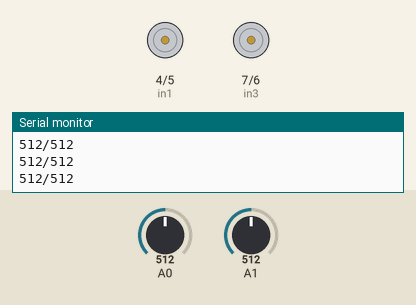
Bench run of a sketch on a simulated Arduino Uno, built with avr-gcc and run on an emulated ATmega328P. Shown: motor-driver pin pairs drawn as motors (green arrow = first pin HIGH = forward, orange = second pin HIGH = backward, longer = more drive, scaled by the enable pin), the last lines printed to the serial monitor. The inputs (shaded band) are chosen by the test bench; at power-on: A0 = 512, A1 = 512.

Above: at 1.2 s.
1.3 s: A0 set to 560
2.8 s: A0 set to 992
At 4.0 s:
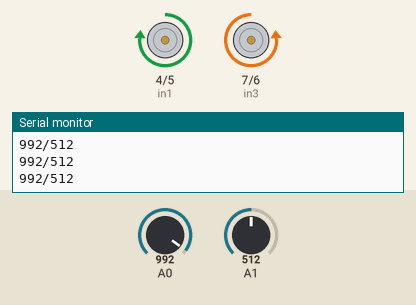
4.3 s: A0 set to 1014
At 5.2 s:
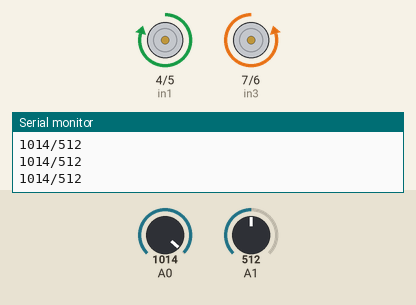
5.8 s: A0 set to 900
At 6.2 s:
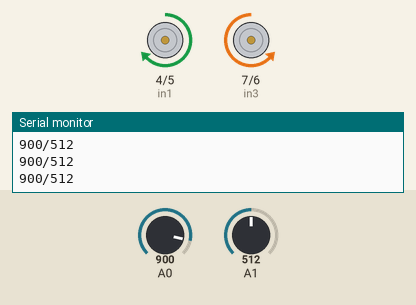
7.3 s: A1 set to 982
8.8 s: A1 set to 1010
Timing chart, 0 to 11.3 s (numbered marks = the images above; inputs shaded):
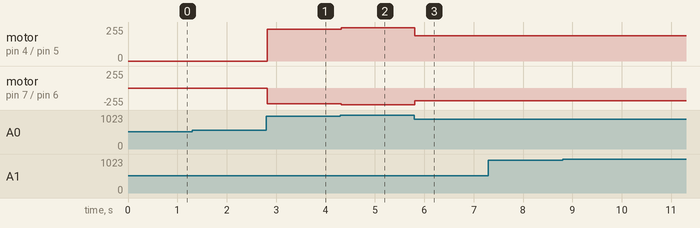

Measured:
- after the input at 2.8 s, motor on pin 4 (in1) / pin 5 (in2): stopped → forward 238/255 at once; motor on pin 7 (in3) / pin 6 (in4): stopped → backward 238/255 at once
- after the input at 4.3 s, motor on pin 4 (in1) / pin 5 (in2): forward 238/255 → forward 250/255 at once; motor on pin 7 (in3) / pin 6 (in4): backward 238/255 → backward 250/255 at once
- after the input at 5.8 s, motor on pin 4 (in1) / pin 5 (in2): forward 250/255 → forward 188/255 at once; motor on pin 7 (in3) / pin 6 (in4): backward 250/255 → backward 188/255 at once

The sketch:

Project2_JoystickCode_Simplified.ino
```cpp
#define enA 9
#define in1 4
#define in2 5
#define enB 10
#define in3 7
#define in4 6

int motorSpeedA = 0;
int motorSpeedB = 0;

void setup() {
  Serial.begin(9600);

  pinMode(enA, OUTPUT);
  pinMode(enB, OUTPUT);
  pinMode(in1, OUTPUT);
  pinMode(in2, OUTPUT);
  pinMode(in3, OUTPUT);
  pinMode(in4, OUTPUT);
}

void loop() {
  int xAxis = analogRead(A0); // Read Joysticks X-axis
  int yAxis = analogRead(A1); // Read Joysticks Y-axis
  Serial.print(xAxis);
  Serial.print("/");
  Serial.println(yAxis);


  // Y-axis used for forward and backward control
  if (yAxis < 470) {
    // Set Motor A backward
    digitalWrite(in1, HIGH);
    digitalWrite(in2, LOW);
    // Set Motor B backward
    digitalWrite(in3, HIGH);
    digitalWrite(in4, LOW);
    // Convert the declining Y-axis readings for going backward from 470 to 0 into 0 to 255 value for the PWM signal for increasing the motor speed
    motorSpeedA = map(yAxis, 470, 0, 0, 255);
    motorSpeedB = map(yAxis, 470, 0, 0, 255);
  }
  else if (yAxis > 550) {
    // Set Motor A forward
    digitalWrite(in1, LOW);
    digitalWrite(in2, HIGH);
    // Set Motor B forward
    digitalWrite(in3, LOW);
    digitalWrite(in4, HIGH);
    // Convert the increasing Y-axis readings for going forward from 550 to 1023 into 0 to 255 value for the PWM signal for increasing the motor speed
    motorSpeedA = map(yAxis, 550, 1023, 0, 255);
    motorSpeedB = map(yAxis, 550, 1023, 0, 255);
  }
  // If joystick stays in middle the motors are not moving
  else {
    motorSpeedA = 0;
    motorSpeedB = 0;
  }

  // X-axis used for left and right control
  if (xAxis < 470) {
    digitalWrite(in1, LOW);
    digitalWrite(in2, HIGH);
    // Set Motor B backward
    digitalWrite(in3, HIGH);
    digitalWrite(in4, LOW);
    // Convert the declining Y-axis readings for going backward from 470 to 0 into 0 to 255 value for the PWM signal for increasing the motor speed
    motorSpeedA = map(xAxis, 470, 0, 0, 255);
    motorSpeedB = map(xAxis, 470, 0, 0, 255);

    }

  if (xAxis > 550) {
     // Set Motor A forward
    digitalWrite(in1, HIGH);
    digitalWrite(in2, LOW);
    // Set Motor B forward
    digitalWrite(in3, LOW);
    digitalWrite(in4, HIGH);
    // Convert the increasing Y-axis readings for going forward from 550 to 1023 into 0 to 255 value for the PWM signal for increasing the motor speed
    motorSpeedA = map(xAxis, 550, 1023, 0, 255);
    motorSpeedB = map(xAxis, 550, 1023, 0, 255);
  }

  // Prevent buzzing at low speeds (Adjust according to your motors. My motors couldn't start moving if PWM value was below value of 70)
  if (motorSpeedA < 70) {
    motorSpeedA = 0;
  }
  if (motorSpeedB < 70) {
    motorSpeedB = 0;
  }
  analogWrite(enA, motorSpeedA); // Send PWM signal to motor A
  analogWrite(enB, motorSpeedB); // Send PWM signal to motor B
}
```
